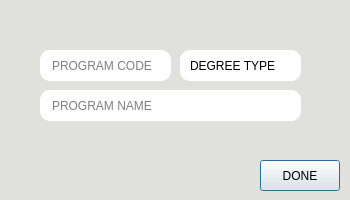
<?xml version="1.0" encoding="UTF-8"?>
<ui version="4.0">
 <class>addcourse</class>
 <widget class="QDialog" name="addcourse">
  <property name="geometry">
   <rect>
    <x>0</x>
    <y>0</y>
    <width>350</width>
    <height>200</height>
   </rect>
  </property>
  <property name="windowTitle">
   <string>Dialog</string>
  </property>
  <property name="styleSheet">
   <string notr="true">#addcourse{
background-color: #e0e1dd
}

#coursecode, #coursename, #options {
padding-left: 10px;
padding-right: 10px;
border-radius: 10px;
}
QComboBox::drop-down { 
background-color: transparent; }

</string>
  </property>
  <widget class="QLineEdit" name="coursecode">
   <property name="geometry">
    <rect>
     <x>40</x>
     <y>50</y>
     <width>131</width>
     <height>31</height>
    </rect>
   </property>
   <property name="text">
    <string/>
   </property>
   <property name="placeholderText">
    <string>PROGRAM CODE</string>
   </property>
  </widget>
  <widget class="QComboBox" name="options">
   <property name="geometry">
    <rect>
     <x>180</x>
     <y>50</y>
     <width>121</width>
     <height>31</height>
    </rect>
   </property>
   <property name="placeholderText">
    <string>DEGREE TYPE</string>
   </property>
   <item>
    <property name="text">
     <string>BS</string>
    </property>
   </item>
   <item>
    <property name="text">
     <string>BA</string>
    </property>
   </item>
   <item>
    <property name="text">
     <string>Bachelor</string>
    </property>
   </item>
   <item>
    <property name="text">
     <string>Master</string>
    </property>
   </item>
  </widget>
  <widget class="QLineEdit" name="coursename">
   <property name="geometry">
    <rect>
     <x>40</x>
     <y>90</y>
     <width>261</width>
     <height>31</height>
    </rect>
   </property>
   <property name="text">
    <string/>
   </property>
   <property name="placeholderText">
    <string>PROGRAM NAME</string>
   </property>
  </widget>
  <widget class="QPushButton" name="done">
   <property name="geometry">
    <rect>
     <x>260</x>
     <y>160</y>
     <width>80</width>
     <height>31</height>
    </rect>
   </property>
   <property name="text">
    <string>DONE</string>
   </property>
  </widget>
 </widget>
 <resources/>
 <connections/>
</ui>
